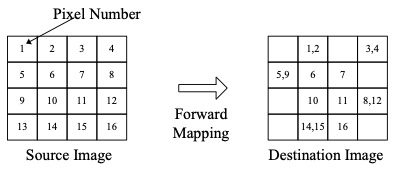
#> input picture Lab1-Introduction/images/forward_mapping.jpg, 402 x 171 px, found by its file name; its folder holds only this picture in this run
$ python main.py --image ../../Lab1-Introduction/images/forward_mapping.jpg
#> lines starting #> are read from the running program, lines starting #| are printed output that depends on the picture
### Final Project/Andy/src/pipeline.py
from pathlib import Path
from copy import deepcopy

import cv2
import numpy as np
from PIL import Image

from src.utils import ensure_dir, save_image
from src.preprocess import preprocess_image
from src.card_detection import detect_reference_card
from src.manual import manual_select_card_corners
from src.rectification import rectify_perspective, compute_scale_from_card
from src.segmentation import segment_object, segment_object_original
from src.measurement import measure_phone
from src.reliability import compute_reliability
from src.visualization import make_card_detection_overlay, make_final_overlay


def read_image_any_format(image_path):
    pil_img = Image.open(image_path).convert("RGB")
    return cv2.cvtColor(np.array(pil_img), cv2.COLOR_RGB2BGR)


def _with_object_profile(cfg, object_name=None):
    cfg_run = deepcopy(cfg)

    objects = cfg_run.get("objects", {})
    active_name = object_name or cfg_run.get("default_object", "phone")
    if active_name not in objects:
        known = ", ".join(sorted(objects.keys())) if objects else "none"
        raise ValueError(f"Unknown object profile '{active_name}'. Available: {known}")

    profile = objects[active_name]
    cfg_run["active_object"] = active_name
    cfg_run["active_object_profile"] = profile
    cfg_run["segmentation"]["phone_target_aspect"] = float(profile["target_aspect"])
    cfg_run["segmentation"]["target_aspects"] = [float(profile["target_aspect"])]
    return cfg_run


# [110 lines left out: functions _measurement_quality, _looks_implausible, _build_manual_card, _build_card_exclusion_mask, _build_card_exclusion_mask_original, not called in this run]


def run_single_image(image_path: Path, cfg, allow_manual_fallback=True, force_manual=False, object_name=None):
    cfg = _with_object_profile(cfg, object_name)

    if not image_path.exists():
        raise FileNotFoundError(f"Image not found: {image_path}")

    for p in cfg["paths"].values():
        if isinstance(p, Path) and p.name in ["results", "intermediate", "overlays", "tables"]:
            ensure_dir(p)

    image_bgr = read_image_any_format(image_path)
    if image_bgr is None:
        raise FileNotFoundError(f"Failed to read image: {image_path}")

    stem = image_path.stem

    pre = preprocess_image(image_bgr, cfg)

    if cfg["save"]["intermediate"]:
        save_image(cfg["paths"]["intermediate"] / f"{stem}_gray.png", pre["gray"])
        save_image(cfg["paths"]["intermediate"] / f"{stem}_edge.png", pre["edge"])

    card = detect_reference_card(image_bgr, pre, cfg)

    if force_manual:
        if not allow_manual_fallback:
            raise RuntimeError("Cannot force manual mode when GUI/manual fallback is disabled.")

        manual_corners = manual_select_card_corners(image_bgr)
        if manual_corners is None:
            raise RuntimeError("Manual corner selection was cancelled.")

        card = _build_manual_card(manual_corners, image_bgr, cfg)

    if not card["found"] and allow_manual_fallback:
        manual_corners = manual_select_card_corners(image_bgr)
        if manual_corners is not None:
            card = _build_manual_card(manual_corners, image_bgr, cfg)

    if not card["found"]:
        raise RuntimeError("Reference card detection failed and no manual fallback was provided.")

    card_overlay = make_card_detection_overlay(image_bgr, card)
    if cfg["save"]["intermediate"]:
        save_image(cfg["paths"]["intermediate"] / f"{stem}_card_detection.png", card_overlay)
        if card["debug_mask"] is not None:
            save_image(cfg["paths"]["intermediate"] / f"{stem}_card_mask.png", card["debug_mask"])

    scale = compute_scale_from_card(card["corners"], cfg)

    rect = rectify_perspective(image_bgr, card["corners"], cfg)
    rectified_bgr = rect["image"]

    rect_w, rect_h = rect["card_rectified_size"]
    card_long_px = float(max(rect_w, rect_h))
    card_short_px = float(min(rect_w, rect_h))
    rectified_mm_per_pixel = 0.5 * (
        cfg["card"]["real_width_mm"] / card_long_px
        + cfg["card"]["real_height_mm"] / card_short_px
    )

    if cfg["save"]["intermediate"]:
        save_image(cfg["paths"]["intermediate"] / f"{stem}_rectified.png", rectified_bgr)

    # Build an exclusion mask covering the detected reference card so
    # segmentation never confuses the card with the target object.
    card_excl_rect = _build_card_exclusion_mask(
        card["corners"], rect, rectified_bgr.shape[:2]
    )
    card_excl_orig = _build_card_exclusion_mask_original(
        card["corners"], image_bgr.shape[:2]
    )

    segmentation = segment_object(rectified_bgr, cfg, card_mask=card_excl_rect)
    measurement = measure_phone(segmentation["clean_mask"], rectified_mm_per_pixel, cfg)

    invalid_rectified_mask = measurement["object_area_pixels"] == 0
    if measurement["bbox"] is not None:
        _, _, bw, bh = measurement["bbox"]
        Hm, Wm = segmentation["clean_mask"].shape[:2]
        bbox_cover = (bw * bh) / max(Hm * Wm, 1)
        if measurement["touches_border"] and bbox_cover > 0.80 and measurement["fill_ratio"] > 0.55:
            invalid_rectified_mask = True

    if invalid_rectified_mask or _looks_implausible(measurement, cfg):
        alt_segmentation = segment_object_original(image_bgr, cfg, card_mask=card_excl_orig)
        alt_measurement = measure_phone(alt_segmentation["clean_mask"], scale["mm_per_pixel"], cfg)

        rect_score = _measurement_quality(measurement, cfg)
        alt_score = _measurement_quality(alt_measurement, cfg)

        if alt_score > rect_score:
            segmentation = alt_segmentation
            measurement = alt_measurement
            rectified_bgr = image_bgr

    if cfg["save"]["intermediate"]:
        save_image(cfg["paths"]["intermediate"] / f"{stem}_raw_mask.png", segmentation["raw_mask"])
        save_image(cfg["paths"]["intermediate"] / f"{stem}_clean_mask.png", segmentation["clean_mask"])

    reliability = compute_reliability(card, scale, segmentation, measurement, cfg)

    final_overlay = make_final_overlay(rectified_bgr, segmentation["clean_mask"], measurement, reliability)
    overlay_path = cfg["paths"]["overlays"] / f"{stem}_overlay.png"
    save_image(overlay_path, final_overlay)

    return {
        "card": card,
        "scale": scale,
        "rectification": rect,
        "segmentation": segmentation,
        "measurement": measurement,
        "reliability": reliability,
        "paths": {
            "overlay": str(overlay_path)
        }
    }

### Final Project/Andy/src/preprocess.py
import cv2


def preprocess_image(image_bgr, cfg):
    gray = cv2.cvtColor(image_bgr, cv2.COLOR_BGR2GRAY)
    gray = cv2.GaussianBlur(gray, (0, 0), cfg["preprocess"]["gaussian_sigma"])

    if cfg["preprocess"]["use_clahe"]:
        clahe = cv2.createCLAHE(clipLimit=2.0, tileGridSize=(8, 8))
        gray = clahe.apply(gray)

    edge = cv2.Canny(gray, 50, 150)

    return {
        "gray": gray,
        "edge": edge,
    }

### Final Project/Andy/src/card_detection.py
import cv2
import numpy as np

from src.utils import order_corners


def detect_reference_card(image_bgr, pre, cfg):
    color_candidate = None

    if cfg["card_detection"]["use_color_first"]:
        found, corners, debug_mask, metrics = detect_wise_card_by_color(image_bgr, cfg)
        if found:
            area_ok = metrics["area_fraction"] <= cfg["card_detection"].get("max_green_area_frac", 0.08)
            aspect_ok = abs(metrics["detected_aspect_ratio"] - cfg["card"]["true_aspect"]) <= cfg["card_detection"]["aspect_tol"]
            if area_ok and aspect_ok:
                return {
                    "found": True,
                    "corners": corners,
                    "method": "automatic_color",
                    "debug_mask": debug_mask,
                    "metrics": metrics,
                }

            # Keep a relaxed auto candidate before dropping to manual.
            color_candidate = {
                "found": True,
                "corners": corners,
                "method": "automatic_color_relaxed",
                "debug_mask": debug_mask,
                "metrics": metrics,
            }

    found, corners, debug_mask, metrics = detect_card_by_edges(image_bgr, pre, cfg)
    if found:
        return {
            "found": True,
            "corners": corners,
            "method": "automatic_edge",
            "debug_mask": debug_mask,
            "metrics": metrics,
        }

    if color_candidate is not None:
        m = color_candidate["metrics"]
        relaxed_area_ok = m["area_fraction"] <= cfg["card_detection"].get("relaxed_max_green_area_frac", 0.14)
        relaxed_aspect_ok = abs(m["detected_aspect_ratio"] - cfg["card"]["true_aspect"]) <= cfg["card_detection"].get(
            "relaxed_aspect_tol", cfg["card_detection"]["aspect_tol"] + 0.20
        )
        if relaxed_area_ok and relaxed_aspect_ok:
            return color_candidate

    return {
        "found": False,
        "corners": None,
        "method": "failed",
        "debug_mask": None,
        "metrics": {
            "detected_aspect_ratio": 0.0,
            "area_fraction": 0.0,
            "rectangularity": 0.0,
            "edge_support": 0.0,
        },
    }


def detect_wise_card_by_color(image_bgr, cfg):
    hsv = cv2.cvtColor(image_bgr, cv2.COLOR_BGR2HSV)

    lower = np.array(cfg["card_detection"]["green_hsv_lower"], dtype=np.uint8)
    upper = np.array(cfg["card_detection"]["green_hsv_upper"], dtype=np.uint8)

    mask = cv2.inRange(hsv, lower, upper)

    kernel = cv2.getStructuringElement(cv2.MORPH_ELLIPSE, (7, 7))
    mask = cv2.morphologyEx(mask, cv2.MORPH_CLOSE, kernel)
    mask = cv2.morphologyEx(mask, cv2.MORPH_OPEN, kernel)

    contours, _ = cv2.findContours(mask, cv2.RETR_EXTERNAL, cv2.CHAIN_APPROX_SIMPLE)

    best_score = -1.0
    best_corners = None
    best_metrics = None
    true_aspect = cfg["card"]["true_aspect"]
    H, W = image_bgr.shape[:2]
    img_area = H * W

    for cnt in contours:
        area = cv2.contourArea(cnt)
        if area < cfg["card_detection"]["min_green_area"]:
            continue

        peri = cv2.arcLength(cnt, True)
        approx = cv2.approxPolyDP(cnt, 0.03 * peri, True)
        if len(approx) != 4:
            continue

        pts = approx.reshape(4, 2).astype(np.float32)
        pts = order_corners(pts)

        w1 = np.linalg.norm(pts[1] - pts[0])
        w2 = np.linalg.norm(pts[2] - pts[3])
        h1 = np.linalg.norm(pts[3] - pts[0])
        h2 = np.linalg.norm(pts[2] - pts[1])
        w = (w1 + w2) / 2.0
        h = (h1 + h2) / 2.0

        if w < 1 or h < 1:
            continue

        aspect = max(w, h) / min(w, h)

        rect = cv2.minAreaRect(cnt)
        box = cv2.boxPoints(rect)
        box_area = abs(cv2.contourArea(box))
        rectangularity = area / max(box_area, 1.0)

        area_fraction = area / img_area
        aspect_score = max(0.0, 1.0 - abs(aspect - true_aspect) / 0.4)
        rect_score = max(0.0, min(1.0, rectangularity))

        score = 2.5 * aspect_score + 1.5 * rect_score + 0.2 * min(1.0, area_fraction / 0.03)

        if score > best_score:
            best_score = score
            best_corners = pts
            best_metrics = {
                "detected_aspect_ratio": aspect,
                "area_fraction": area_fraction,
                "rectangularity": rectangularity,
                "edge_support": 1.0,
            }

    if best_corners is None:
        return False, None, mask, None

    return True, best_corners, mask, best_metrics


def detect_card_by_edges(image_bgr, pre, cfg):
    edge = pre["edge"]
    H, W = edge.shape[:2]
    img_area = H * W

    kernel = cv2.getStructuringElement(cv2.MORPH_RECT, (7, 7))
    bw = cv2.morphologyEx(edge, cv2.MORPH_CLOSE, kernel)
    bw = cv2.dilate(bw, kernel, iterations=1)

    contours, _ = cv2.findContours(bw, cv2.RETR_EXTERNAL, cv2.CHAIN_APPROX_SIMPLE)

    best_score = -1.0
    best_corners = None
    best_metrics = None
    true_aspect = cfg["card"]["true_aspect"]

    for cnt in contours:
        area = cv2.contourArea(cnt)
        area_fraction = area / img_area

        if area_fraction < cfg["card_detection"]["edge_min_area_frac"]:
            continue
        if area_fraction > cfg["card_detection"]["edge_max_area_frac"]:
            continue

        peri = cv2.arcLength(cnt, True)
        approx = cv2.approxPolyDP(cnt, 0.03 * peri, True)
        if len(approx) != 4:
            continue

        pts = approx.reshape(4, 2).astype(np.float32)
        pts = order_corners(pts)

        w1 = np.linalg.norm(pts[1] - pts[0])
        w2 = np.linalg.norm(pts[2] - pts[3])
        h1 = np.linalg.norm(pts[3] - pts[0])
        h2 = np.linalg.norm(pts[2] - pts[1])
        w = (w1 + w2) / 2.0
        h = (h1 + h2) / 2.0
        if w < 1 or h < 1:
            continue

        aspect = max(w, h) / min(w, h)
        if abs(aspect - true_aspect) > cfg["card_detection"]["aspect_tol"]:
            continue

        rect = cv2.minAreaRect(cnt)
        box = cv2.boxPoints(rect)
        box_area = abs(cv2.contourArea(box))
        rectangularity = area / max(box_area, 1.0)

        score = (
            2.0 * max(0.0, 1.0 - abs(aspect - true_aspect) / 0.4)
            + 1.2 * max(0.0, min(1.0, rectangularity))
            + 0.2 * min(1.0, area_fraction / 0.03)
        )

        if score > best_score:
            best_score = score
            best_corners = pts
            best_metrics = {
                "detected_aspect_ratio": aspect,
                "area_fraction": area_fraction,
                "rectangularity": rectangularity,
                "edge_support": 0.8,
            }

    if best_corners is None:
        return False, None, bw, None

    return True, best_corners, bw, best_metrics

### Final Project/Andy/src/manual.py
import cv2
import numpy as np

from src.utils import order_corners

_clicked_points = []


# [11 lines left out: function _mouse_callback, not called in this run]


def _prepare_display(image_bgr, max_w=1600, max_h=1000):
    h, w = image_bgr.shape[:2]
    scale = min(max_w / max(w, 1), max_h / max(h, 1), 1.0)
    if scale < 1.0:
        disp = cv2.resize(image_bgr, (int(round(w * scale)), int(round(h * scale))), interpolation=cv2.INTER_AREA)
    else:
        disp = image_bgr.copy()
    return disp, scale


# [38 lines left out: function _refine_points_to_local_corners, not called in this run]


def manual_select_card_corners(image_bgr):
    global _clicked_points
    _clicked_points = []

    disp, scale = _prepare_display(image_bgr)
    window_name = "Manual fallback: click 4 Wise card corners"

    try:
        cv2.namedWindow(window_name, cv2.WINDOW_NORMAL)
        cv2.imshow(window_name, disp)
        cv2.setMouseCallback(window_name, _mouse_callback, {"scale": scale})
    except cv2.error:
        # Fallback for environments where OpenCV highgui is not available.
        from src.manual_fallback import manual_select_card_corners as mpl_manual_select

        return mpl_manual_select(image_bgr)

    while True:
        temp = disp.copy()
        for p in _clicked_points:
            dp = (int(round(p[0] * scale)), int(round(p[1] * scale)))
            cv2.circle(temp, dp, 5, (0, 0, 255), -1)

        cv2.putText(
            temp,
            "Click 4 corners. Auto-confirms on 4th click.",
            (20, 30),
            cv2.FONT_HERSHEY_SIMPLEX,
            0.7,
            (255, 255, 255),
            2,
            cv2.LINE_AA,
        )

        cv2.putText(
            temp,
            f"Selected: {len(_clicked_points)}/4 | ENTER/SPACE confirm | U/R/Right-click edit | ESC cancel",
            (20, 62),
            cv2.FONT_HERSHEY_SIMPLEX,
            0.55,
            (255, 255, 255),
            2,
            cv2.LINE_AA,
        )

        cv2.imshow(window_name, temp)
        key = cv2.waitKeyEx(20)

        if len(_clicked_points) == 4:
            break

        if key in (13, 10, 32):
            if len(_clicked_points) == 4:
                break
        elif key in (8, ord("u"), ord("U")):
            if _clicked_points:
                _clicked_points.pop()
        elif key in (ord("r"), ord("R")):
            _clicked_points = []
        elif key == 27:
            cv2.destroyWindow(window_name)
            return None

    cv2.destroyWindow(window_name)
    pts = np.array(_clicked_points, dtype=np.float32)
    pts = _refine_points_to_local_corners(image_bgr, pts)
    return order_corners(pts)

### Final Project/Andy/config.py
from pathlib import Path


def get_config():
    root = Path(__file__).resolve().parent

    cfg = {
        "paths": {
            "root": root,
            "images": root / "data" / "images",
            "results": root / "results",
            "intermediate": root / "results" / "intermediate",
            "overlays": root / "results" / "overlays",
            "tables": root / "results" / "tables",
            "ground_truth": root / "data" / "ground_truth.csv",
        },
        "card": {
            "real_width_mm": 85.60,
            "real_height_mm": 53.98,
            "true_aspect": 85.60 / 53.98,
        },
        "preprocess": {
            "gaussian_sigma": 1.0,
            "use_clahe": True,
        },
        "card_detection": {
            "use_color_first": True,
            "green_hsv_lower": [35, 40, 40],
            "green_hsv_upper": [95, 255, 255],
            "min_green_area": 1500,
            "max_green_area_frac": 0.08,
            "relaxed_max_green_area_frac": 0.14,
            "edge_min_area_frac": 0.002,
            "edge_max_area_frac": 0.30,
            "aspect_tol": 0.45,
            "relaxed_aspect_tol": 0.65,
        },
        "rectification": {
            "output_card_width_px": 500,
        },
        "segmentation": {
            "method": "adaptive",
            "adaptive_block_size": 51,
            "adaptive_C": 8,
            "min_component_area": 3000,
            "phone_target_aspect": 160.8 / 78.1,
            "target_aspects": [160.8 / 78.1, 255.0 / 75.0],
        },
        "default_object": "phone",
        "objects": {
            "phone": {
                "target_aspect": 160.8 / 78.1,
                "short_mm_range": [55.0, 95.0],
                "long_mm_range": [120.0, 220.0],
                "min_aspect": 1.5,
                "max_aspect": 3.2,
                "relax_border": False,
                "use_card_outline": False,
                "use_color_outline": False,
                "trim_percentiles": [6, 94],
            },
            "champagne": {
                "target_aspect": 255.0 / 75.0,
                "short_mm_range": [50.0, 110.0],
                "long_mm_range": [170.0, 360.0],
                "min_aspect": 2.0,
                "max_aspect": 5.2,
                "relax_border": False,
                "use_card_outline": False,
                "use_color_outline": True,
                "trim_percentiles": [1, 99],
            },
            "eevee": {
                "target_aspect": 88.0 / 63.5,
                "short_mm_range": [45.0, 90.0],
                "long_mm_range": [65.0, 125.0],
                "min_aspect": 1.2,
                "max_aspect": 1.9,
                "relax_border": True,
                "use_card_outline": True,
                "use_color_outline": False,
                "trim_percentiles": [1, 99],
            },
            "pikachu": {
                "target_aspect": 187.0 / 132.0,
                "short_mm_range": [90.0, 180.0],
                "long_mm_range": [130.0, 260.0],
                "min_aspect": 1.2,
                "max_aspect": 1.9,
                "relax_border": True,
                "use_card_outline": True,
                "use_color_outline": False,
                "trim_percentiles": [1, 99],
            },
            "generic": {
                "target_aspect": 2.0,
                "short_mm_range": [20.0, 220.0],
                "long_mm_range": [60.0, 520.0],
                "min_aspect": 1.15,
                "max_aspect": 6.0,
                "relax_border": True,
                "use_card_outline": True,
                "use_color_outline": True,
                "trim_percentiles": [1, 99],
            },
        },
        "reliability": {
            "high_threshold": 80,
            "medium_threshold": 55,
        },
        "save": {
            "intermediate": True,
            "overlay": True,
        },
    }

    cfg["rectification"]["output_card_height_px"] = int(
        cfg["rectification"]["output_card_width_px"] / cfg["card"]["true_aspect"]
    )

    return cfg

### Final Project/Andy/src/utils.py
import cv2
import numpy as np


def ensure_dir(path):
    path.mkdir(parents=True, exist_ok=True)


# [22 lines left out: functions order_corners, draw_polygon, not called in this run]


def save_image(path, image):
    cv2.imwrite(str(path), image)


# [24 lines left out: function rgb_text_box, not called in this run]

### Final Project/Andy/main.py
import argparse
from pathlib import Path

from config import get_config
from src.pipeline import run_single_image


def main():
    parser = argparse.ArgumentParser()
    parser.add_argument("--image", type=str, required=True, help="Image filename inside data/images/")
    parser.add_argument("--no-gui", action="store_true", help="Disable GUI/manual fallback")
    parser.add_argument(
        "--force-manual",
        action="store_true",
        help="Always use manual card corner selection (requires GUI)",
    )
    parser.add_argument(
        "--object",
        type=str,
        default=None,
        help="Target object profile (e.g. phone, champagne, generic)",
    )
    args = parser.parse_args()

    cfg = get_config()

    image_path = Path(cfg["paths"]["images"]) / args.image

    result = run_single_image(
        image_path=image_path,
        cfg=cfg,
        allow_manual_fallback=not args.no_gui,
        force_manual=args.force_manual,
        object_name=args.object,
    )
#> in read_image_any_format, pil_img is the input picture: PIL image 402x171 RGB; min 0, max 255, mean 237.6
#> in preprocess_image, `gray = cv2.GaussianBlur(gray, (0, 0), cfg["preprocess"]["gaussian_sigm..`:
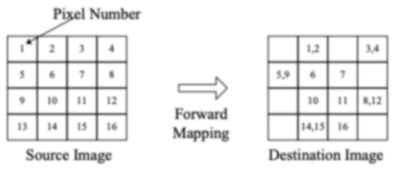
#> gray: shape (171, 402); min 42, max 255, mean 237.6
#> in preprocess_image, `gray = clahe.apply(gray)`:
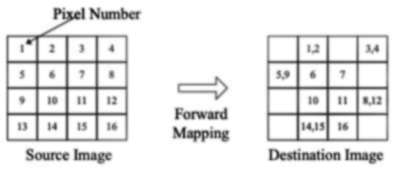
#> gray: shape (171, 402); min 30, max 255, mean 231.8
#> in run_single_image, `pre = preprocess_image(image_bgr, cfg)`: pre = 2 items
#> (the rest of the program and of its run is left out)
